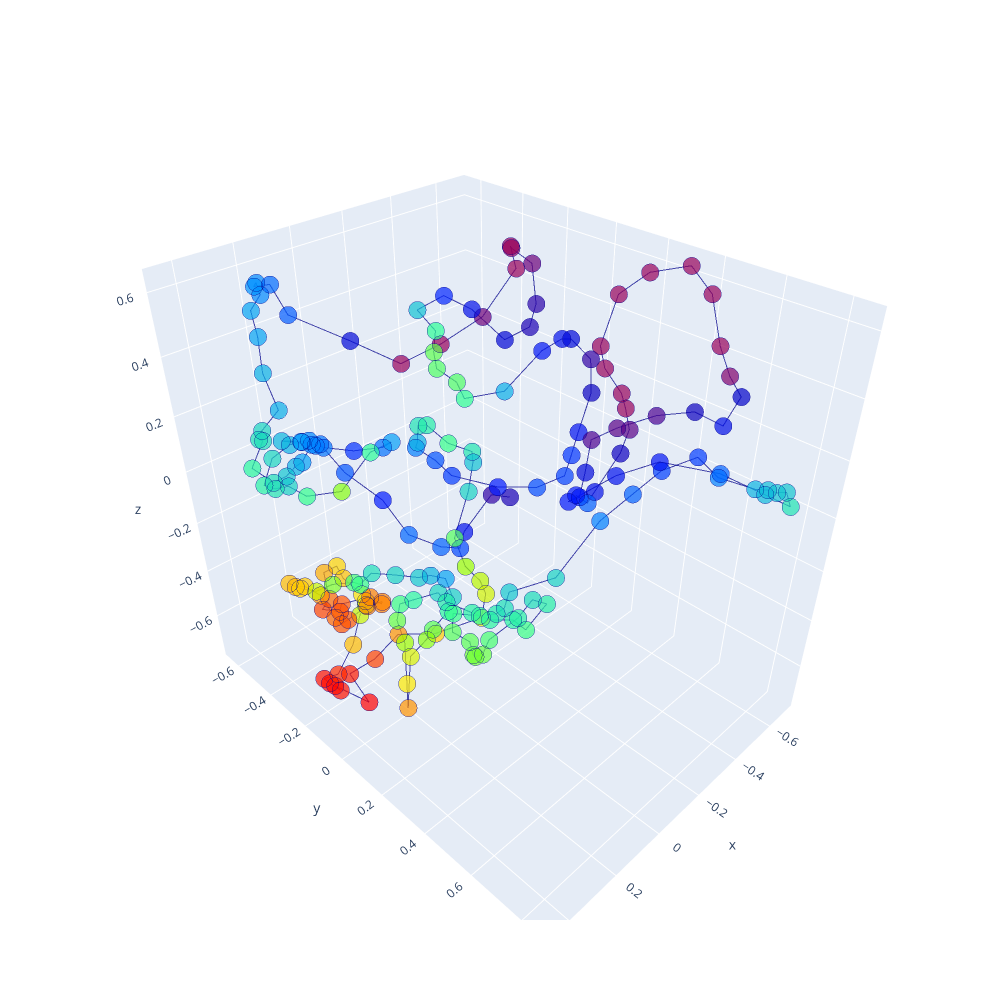

Notebook code cell kept with this figure:
### Code cell
color = 'rainbow'
plot_pred_conf(trussart_pred_structure_superposed, plddt_scaled, color)

### Figure 1 — Plotly figure (JSON) as saved in the notebook; plotly's stock layout.template omitted (floating-point values rounded to 4 significant figures; data arrays with more than 128 entries replaced by an {"elided": "..."} marker saying what was removed)
{"data": [{"line": {"color": "darkblue", "width": 2}, "marker": {"color": {"elided": "202 float values"}, "colorscale": [[0, "rgb(150,0,90)"], [0.125, "rgb(0,0,200)"], [0.25, "rgb(0,25,255)"], [0.375, "rgb(0,152,255)"], [0.5, "rgb(44,255,150)"], [0.625, "rgb(151,255,0)"], [0.75, "rgb(255,234,0)"], [0.875, "rgb(255,111,0)"], [1, "rgb(255,0,0)"]], "line": {"width": 3}, "size": 6}, "opacity": 0.7, "scene": "scene", "type": "scatter3d", "x": {"elided": "202 float values"}, "y": {"elided": "202 float values"}, "z": {"elided": "202 float values"}}], "layout": {"height": 1000, "scene": {"domain": {"x": [0, 1], "y": [0, 1]}}, "width": 1000}}
